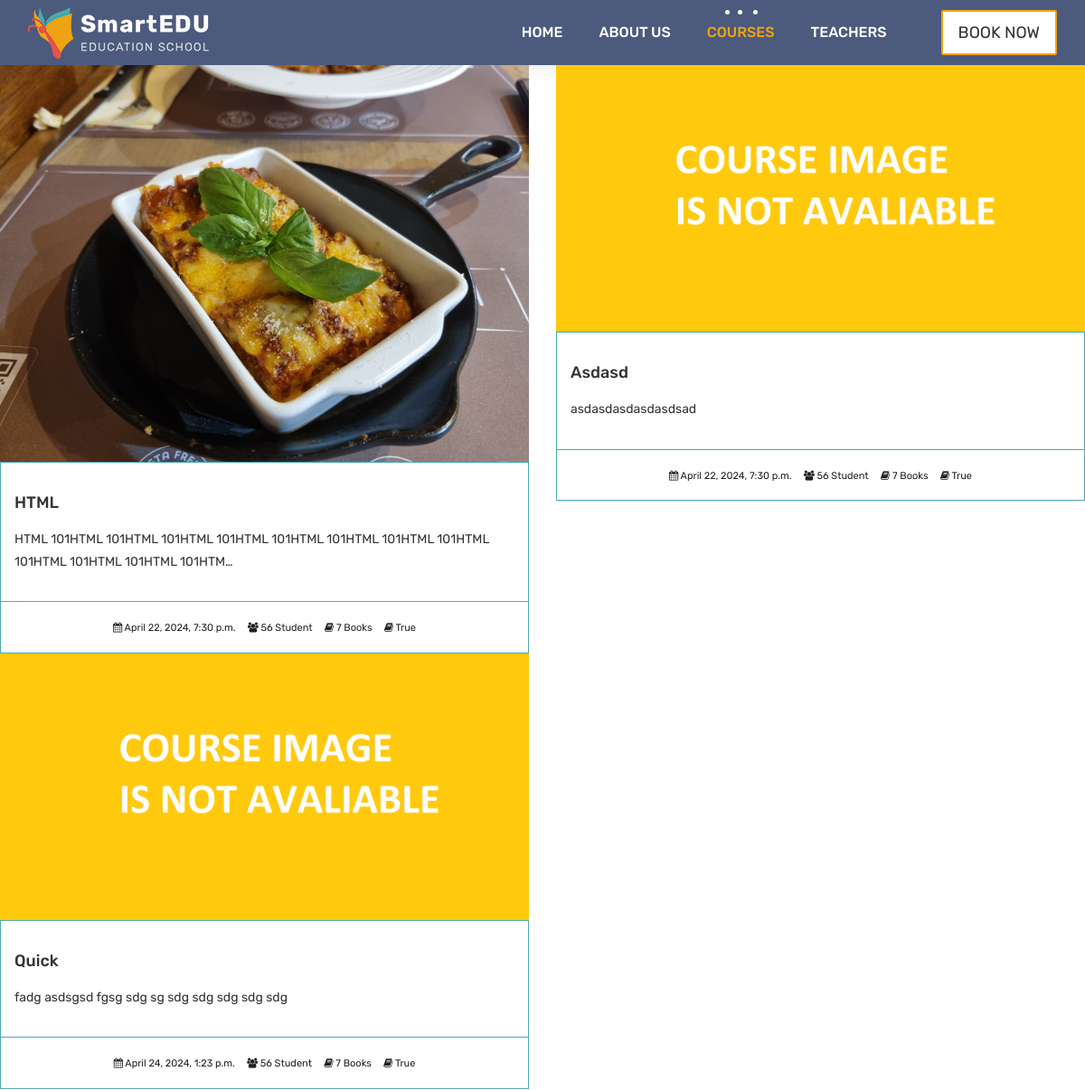
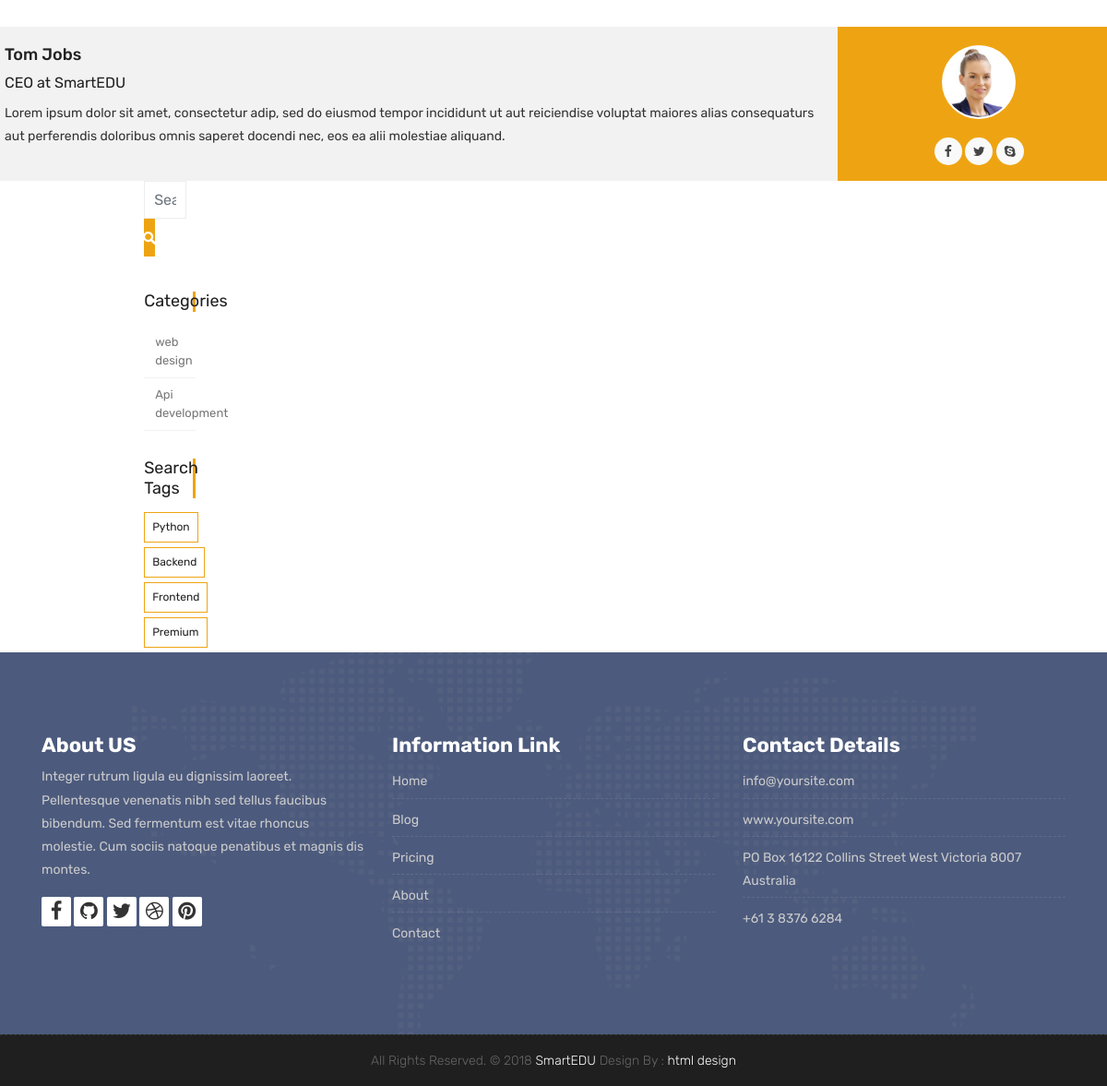
The app's page /courses/categories/web-design with its own data (2 pictures, top to bottom).
### courses/models.py (models this page shows, shortened)
class Course(models.Model):
    teacher = models.ForeignKey(Teacher,null=True, on_delete=models.CASCADE)
    name = models.CharField(max_length=50, unique=True)
    category = models.ForeignKey(Category,null=True,on_delete=models.DO_NOTHING)
    tags = models.ManyToManyField(Tag, blank=True, null=True)
    description = models.TextField(blank=True,null=True)
    image = models.ImageField(upload_to="courses/%Y/%m/%d/",default="courses/default_course_image.png")
    date = models.DateTimeField(auto_now=True)
    avaliable = models.BooleanField(default=True)

class Category(models.Model):
    name = models.CharField(max_length=50,null=True)
    slug = models.SlugField(max_length=50,unique=True,null=True)

class Tag(models.Model):
    name = models.CharField(max_length=50,null=True)
    slug = models.SlugField(max_length=50,unique=True,null=True)

### courses/views.py (the view)
# urls.py: path('categories/<slug:category_slug>',views.category_list,name='courses_by_category'),
def category_list(request,category_slug):
    courses = Course.objects.all().filter(category__slug=category_slug)
    categories = Category.objects.all()
    tags = Tag.objects.all()
    context = {
        'courses':courses,
        'categories':categories,
        'tags':tags
    }
    return render(request,'courses.html', context)

### templates/courses.html (shortened to what this page needs)
{% extends 'partials/_base.html' %}
{% load static %}
{% block content %}
<div class="row">
    {% for course in courses %}
    <div class="col-lg-6 col-md-6 col-12">
        <div class="course-item">
            <div class="image-blog">
                <img  src="{{course.image.url}}" alt="" class="img-fluid">
            </div>
            <div class="course-br">
                <div class="course-title">
                    <h2><a href="{% url 'course_detail' course.category.slug course.id %}" title="">{{course.name}}</a></h2>
                </div>
                <div class="course-desc">
                    <p>{{course.description | truncatechars:100}}</p>
                </div>
            </div>
            <div class="course-meta-bot">
                <ul>
                    <li><i class="fa fa-calendar" aria-hidden="true"></i> {{course.date}}</li>
                    <li><i class="fa fa-users" aria-hidden="true"></i> 56 Student</li>
                    <li><i class="fa fa-book" aria-hidden="true"></i> 7 Books</li>
                    <li><i class="fa fa-book" aria-hidden="true"></i> {{course.avaliable}}</li>
                </ul>
            </div>
        </div>
    </div>
 {% endfor %}
<div class="blog-author">
            <div class="author-bio">
                <h3 class="author_name"><a href="#">Tom Jobs</a></h3>
                <h5>CEO at <a href="#">SmartEDU</a></h5>
                <p class="author_det">
                    Lorem ipsum dolor sit amet, consectetur adip, sed do eiusmod tempor incididunt  ut aut reiciendise voluptat maiores alias consequaturs aut perferendis doloribus omnis saperet docendi nec, eos ea alii molestiae aliquand.
                </p>
            </div>
            <div class="author-desc">
                <img src="images/author.jpg" alt="about author">
                <ul class="author-social">
                    <li><a href="#"><i class="fa fa-facebook"></i></a></li>
                    <li><a href="#"><i class="fa fa-twitter"></i></a></li>
                    <li><a href="#"><i class="fa fa-skype"></i></a></li>
                </ul>
            </div>
        </div>
            <div class="row">
                <div class="col-lg-6 col-md-6 col-12">
                </div>
				<div class="col-lg-3 col-12 right-single">
					<div class="widget-search">
						<div class="site-search-area">
							<form method="get" id="site-searchform" action="#">
								<div>
									<input class="input-text form-control" name="search-k" id="search-k" placeholder="Search keywords..." type="text">
									<input id="searchsubmit" value="Search" type="submit">
								</div>
							</form>
						</div>
					</div>
					<div class="widget-categories">
						<h3 class="widget-title">Categories</h3>
						<ul>
                            {% for category in categories %}
							<li><a href="{% url 'courses_by_category' category.slug %}">{{category.name}}</a></li>
                            {% endfor %}
						</ul>
					</div>
					<div class="widget-tags">
						<h3 class="widget-title">Search Tags</h3>
						<ul class="tags">
                            {% for tag in tags %}
							<li><a href="{% url 'courses_by_tag' tag.slug %}">{% if tag.slug in request.path %}<b>{{tag.name}}</b> {% else %}{{tag.name}}{%endif%}</a></li>
                            {% endfor %}
						</ul>
					</div>
				</div>
            </div>
        </div>
    {% endblock %}

### records on screen
Course: image (picture), name "HTML", description "HTML 101HTML 101HTML 101HTML 101HTML 101HTML 101HTML 101HTML 101HTML 101HTML 101HTML 101HTML 101HTM…", date "April 22, 2024, 7:30 p.m.", avaliable "True"
Course: image (placeholder picture), name "Asdasd", description "asdasdasdasdasdsad", date "April 22, 2024, 7:30 p.m.", avaliable "True"
Course: image (placeholder picture), name "Quick", description "fadg asdsgsd fgsg sdg sg sdg sdg sdg sdg sdg", date "April 24, 2024, 1:23 p.m.", avaliable "True"
Category: name "web design"
Category: name "Api development"
Tag: name "Python"
Tag: name "Backend"
Tag: name "Frontend"
Tag: name "Premium"
